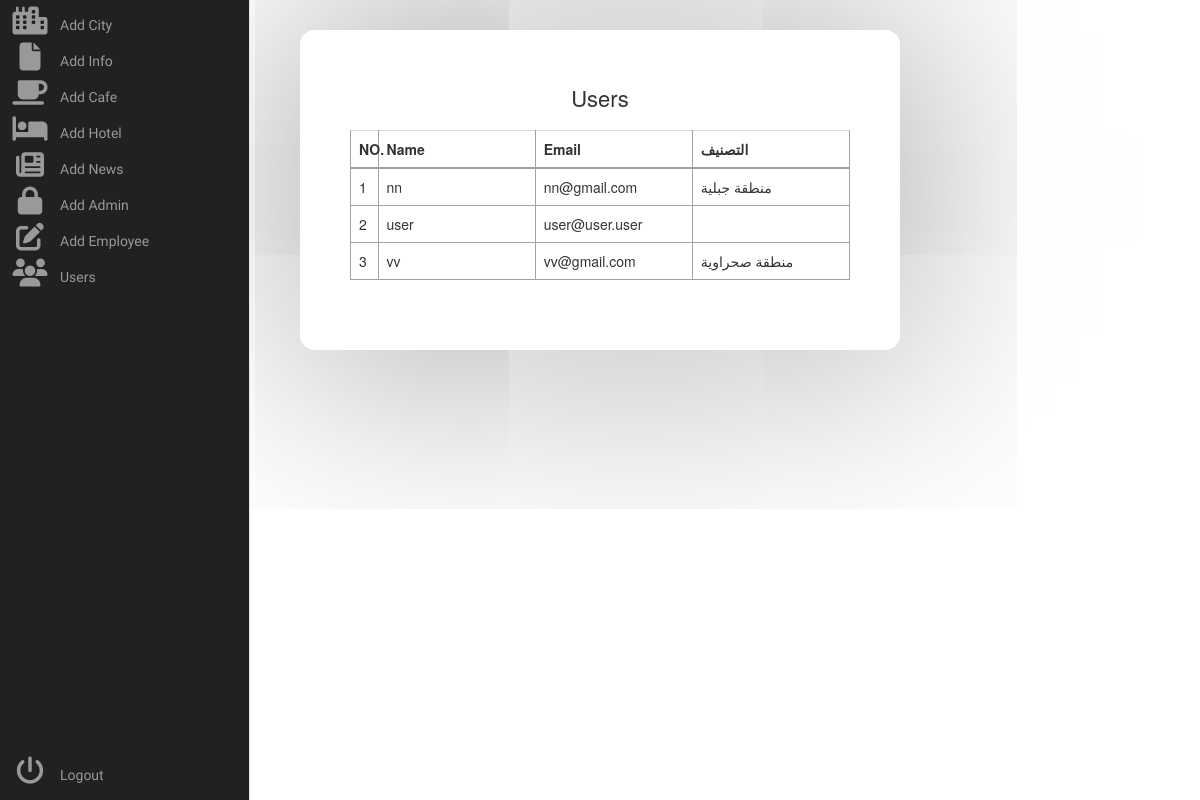
Page /admin/users.php on the earlier database version.
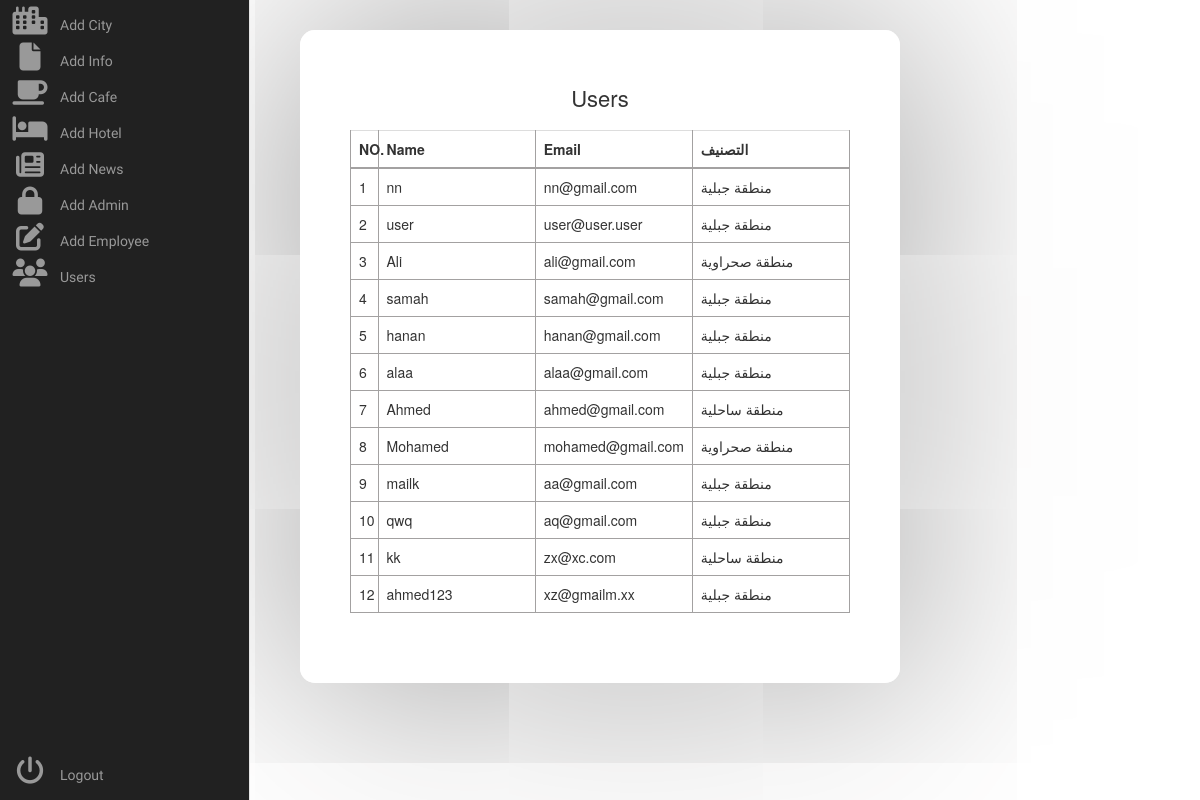
Same page on the later database version.
### tables this page shows
CREATE TABLE `users` (
  `users_id` int(255) NOT NULL,
  `users_name` varchar(255) NOT NULL,
  `users_email` varchar(255) NOT NULL,
  `users_password` varchar(255) NOT NULL,
  `users_type` tinyint(255) NOT NULL,
  `type_city` tinyint(255) NOT NULL,
  `language` tinyint(255) NOT NULL
);

### admin/users.php (the view, shortened to what this page needs)
<!DOCTYPE html>
<html lang="en">
<head>
        <link rel="stylesheet" href="style/admin.css">
        <link rel="stylesheet" href="https://stackpath.bootstrapcdn.com/font-awesome/4.7.0/css/font-awesome.min.css">
    <link rel="stylesheet" href="https://stackpath.bootstrapcdn.com/bootstrap/3.3.7/css/bootstrap.min.css">
    </head>
    <body>
    <div class="area"></div><nav class="main-menu">
    <ul>
                <li>
                    <a href="city.php">
                        <i class="fa fa-city fa-2x"></i>
                        <span class="nav-text">
                           Add City
                        </span>
                    </a>
                </li>
                <li class="has-subnav">
                    <a href="info.php">
                        <i class="fa fa-file fa-2x"></i>
                        <span class="nav-text">
                            Add Info
                        </span>
                    </a>
                </li>
                <li class="has-subnav">
                    <a href="cafes.php">
                       <i class="fa fa-mug-saucer fa-2x"></i>
                        <span class="nav-text">
                            Add Cafe
                        </span>
                    </a>
                </li>
                <li class="has-subnav">
                    <a href="hotels.php">
                       <i class="fa fa-hotel fa-2x"></i>
                        <span class="nav-text">
                            Add Hotel
                        </span>
                    </a>
                </li>
                <li>
                    <a href="news.php">
                        <i class="fa fa-newspaper fa-2x"></i>
                        <span class="nav-text">
                            Add News
                        </span>
                    </a>
                </li>
                <li>
                    <a href="admin.php">
                        <i class="fa fa-lock fa-2x"></i>
                        <span class="nav-text">
                           Add Admin
                        </span>
                    </a>
                </li>
                <li>
                   <a href="employee.php">
                       <i class="fa fa-pen-to-square fa-2x"></i>
                        <span class="nav-text">
                            Add Employee
                        </span>
                    </a>
                </li>
                <li>
                   <a href="users.php">
                        <i class="fa fa-users fa-2x"></i>
                        <span class="nav-text">
                            Users
                        </span>
                    </a>
                </li>
            </ul>
            <ul class="logout">
                <li>
                   <a href="#">
                         <i class="fa fa-power-off fa-2x"></i>
                        <span class="nav-text">
                            Logout
                        </span>
                    </a>
                </li>
            </ul>
        </nav>
        <diV class="table-wrapper">
            <div class="table-title">
                <div class="row">
                    <div><h2>Users <b></b></h2></div>
                </div>
            </div>
        <table class="table table-bordered">
            <thead>
                <tr>
                    <th style="width: 7%;">NO.</th>
                    <th style="width: 40%;">Name</th>
                    <th style="width: 40%;">Email</th>
                    <th style="width: 40%;">التصنيف</th>
                </tr>
            </thead>
            <tbody>
                <?php
                    include "../config.php";
                    $query_pag_data = "SELECT * FROM users";
                    $result_pag_data = mysqli_query($conn, $query_pag_data);
                    $i = 1;
                    while($row = mysqli_fetch_assoc($result_pag_data))
                    {
                        $users_name = $row['users_name'];
                        $users_email = $row['users_email'];
                        $type_city = $row['type_city'];
                ?>
                <tr>
                    <td><?php echo $i++ ?></td>
                    <td><?php echo $users_name; ?></td>
                    <td><?php echo $users_email; ?></td>
                    <td><?php
                        if ($type_city == 1)
                        {
                            echo "منطقة جبلية";
                        }
                        else if ($type_city == 2)
                        {
                            echo "منطقة صحراوية";
                        }
                        else if ($type_city == 3)
                        {
                            echo "منطقة ساحلية";
                        }
                    ?></td>
                </tr>
            <?php } ?>
            </tbody>
        </table>
        </diV>
    </body>
</html>

### admin/style/admin.css (style rules this page uses)
.fa-2x { font-size: 2em; }
.fa { position: relative; display: table-cell; width: 60px; height: 36px; text-align: center; vertical-align: middle; font-size:20px; }
.main-menu { background:#212121; border-right:1px solid #e5e5e5; position:absolute; top:0; bottom:0; height:100%; left:0; width:60px; overflow:hidden; -webkit-transition:width .05s linear; transition:width .05s linear; -webkit-transform:translateZ(0) scale(1,1); z-index:1000; }
.main-menu>ul { margin:7px 0; }
.main-menu li { position:relative; display:block; width:250px; }
.main-menu li>a { position:relative; display:table; border-collapse:collapse; border-spacing:0; color:#999; font-family: arial; font-size: 14px; text-decoration:none; -webkit-transform:translateZ(0) scale(1,1); -webkit-transition:all .1s linear; transition:all .1s linear; }
.main-menu .nav-text { position:relative; display:table-cell; vertical-align:middle; width:190px; font-family: 'Titillium Web', sans-serif; }
.main-menu>ul.logout { position:absolute; left:0; bottom:0; }
nav { -webkit-user-select:none; -moz-user-select:none; -ms-user-select:none; -o-user-select:none; user-select:none; }
nav ul,nav li { outline:0; margin:0; padding:0; }

### admin/users.php (style rules this page uses)
.table-wrapper { width: 50%; margin: 30px auto; background: rgba(255, 255, 255, 0.8); padding: 50px; box-shadow: 0 0 1000px rgb(147, 146, 146); border-radius: 15px; }
.table-title { padding-bottom: 10px; margin: 0 0 10px; }
.table-title h2 { margin: 6px 0 0; font-size: 22px; display: flex; align-items: center; justify-content: center; }
table.table { table-layout: fixed; background: #fff; }
table.table tr th, table.table tr td { border-color: #a3a1a1; }
table.table th:last-child { width: 100px; }

Differences in the rows shown:
changed users "user": now shows "منطقة جبلية"
changed users: users_name "vv" → "Ali"; users_email "vv@gmail.com" → "ali@gmail.com"
added users: users_name "samah", users_email "samah@gmail.com", type_city "منطقة جبلية"
added users: users_name "hanan", users_email "hanan@gmail.com", type_city "منطقة جبلية"
added users: users_name "alaa", users_email "alaa@gmail.com", type_city "منطقة جبلية"
added users: users_name "Ahmed", users_email "ahmed@gmail.com", type_city "منطقة ساحلية"
added users: users_name "Mohamed", users_email "mohamed@gmail.com", type_city "منطقة صحراوية"
added users: users_name "mailk", users_email "aa@gmail.com", type_city "منطقة جبلية"
added users: users_name "qwq", users_email "aq@gmail.com", type_city "منطقة جبلية"
added users: users_name "kk", users_email "zx@xc.com", type_city "منطقة ساحلية"
added users: users_name "ahmed123", users_email "xz@gmailm.xx", type_city "منطقة جبلية"
